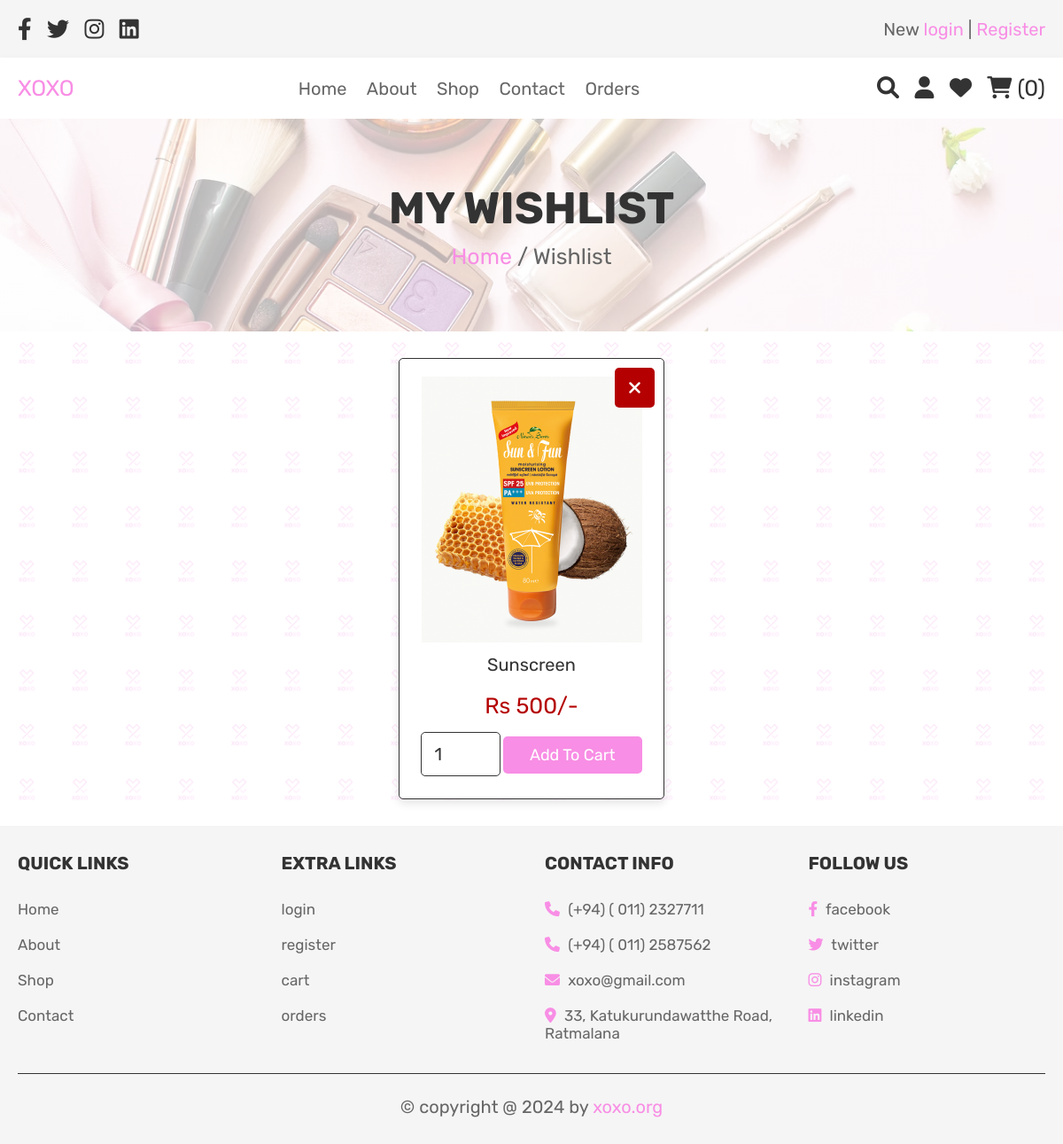
The app's page /wishlist.php (signed in) with its own data.
### tables this page shows
CREATE TABLE `wishlist` (
  `id` int(11) NOT NULL,
  `user_id` int(100) NOT NULL,
  `name` varchar(100) NOT NULL,
  `price` int(100) NOT NULL,
  `quantity` int(100) NOT NULL,
  `image` varchar(100) NOT NULL
);

### wishlist.php (the view, shortened to what this page needs)
<?php
include 'config.php';
$isLoggedIn = isset($_SESSION['user_id']);
$user_id = $isLoggedIn ? $_SESSION['user_id'] : null;
?>
<!DOCTYPE html>
<html lang="en">
<head>
  <link rel="stylesheet" href="https://cdnjs.cloudflare.com/ajax/libs/font-awesome/6.0.0/css/all.min.css">
  <link rel="stylesheet" href="css/user_style.css">
</head>
<body>
  <?php
  if ($isLoggedIn) {
    include 'header.php';
  } else {
    include 'non_user_header.php';
  }
?>
  <div class="heading">
    <h3>My Wishlist</h3>
    <p> <a href="home.php">Home</a> / Wishlist </p>
  </div>
  <section class="shopping-cart">
    <div class="box-container">
      <?php
      $select_wishlist = mysqli_query($conn, "SELECT * FROM wishlist WHERE user_id = '$user_id'") or die('query failed');
      if (mysqli_num_rows($select_wishlist) > 0) {
        while ($fetch_wishlist = mysqli_fetch_assoc($select_wishlist)) {
      ?>
          <div class="box">
            <a href="wishlist.php?delete=<?php echo $fetch_wishlist['id']; ?>" class="fas fa-times" onclick="return confirm('delete this from wishlist?');"></a>
            <img src="uploaded_img/<?php echo $fetch_wishlist['image']; ?>" alt="">
            <div class="name"><?php echo $fetch_wishlist['name']; ?></div>
            <div class="price">Rs <?php echo $fetch_wishlist['price']; ?>/-</div>
            <form action="" method="post">
              <input type="number" min="1" name="wishlist_quantity" value="<?php echo $fetch_wishlist['quantity']; ?>">
              <input type="submit" value="add to cart" name="add_to_cart" class="btn">
            </form>
          </div>
      <?php
        }
      } else {
        echo '<p class="empty">your wishlist is empty</p>';
      }
      ?>
    </div>
  </section>
  <?php include 'footer.php'; ?>
</body>
</html>

### css/user_style.css (style rules this page uses)
:root { --purple:#f88ee5; --red:#b40000; --orange:#424141; --black:#333; --white:#fff; --light-color:#666; --light-white:#ccc; --light-bg:#f5f5f5; --border:.1rem solid var(--black); --box-shadow:0 .5rem 1rem rgba(0,0,0,.1); }
* { font-family: 'Rubik', sans-serif; margin:0; padding:0; box-sizing: border-box; outline: none; border:none; text-decoration: none; transition:all .2s linear; }
body { background: linear-gradient(rgba(255, 255, 255, 0.9), rgba(255, 255, 255, 0.9)),url("../images/XOXO1.png"); background-repeat: space; background-size:5%; }
html { font-size: 62.5%; overflow-x: hidden; }
section { padding:3rem 2rem; }
.btn, .option-btn, .delete-btn, .white-btn { display: inline-block; margin-top: 1rem; padding:1rem 3rem; cursor: pointer; color:var(--white); font-size: 1.8rem; border-radius: .5rem; text-transform: capitalize; }
.white-btn, .btn { background-color: var(--purple); }
.heading { min-height: 30vh; display: flex; flex-flow: column; align-items: center; justify-content: center; gap:1rem; background: linear-gradient(rgba(255, 255, 255, 0.7), rgba(255, 255, 255, 0.7)), url(../images/heading-bg1.avif) no-repeat; background-size: cover; background-position: center; text-align: center; }
.heading h3 { font-size: 5rem; color:var(--black); text-transform: uppercase; }
.heading p { font-size: 2.5rem; color:var(--light-color); }
.heading p a { color:var(--purple); }
.shopping-cart .box-container { max-width: 1200px; margin:0 auto; display: grid; grid-template-columns: repeat(auto-fit, 30rem); align-items: center; gap:1.5rem; justify-content: center; }
.shopping-cart .box-container .box { text-align: center; padding:2rem; border-radius: .5rem; background-color: var(--white); box-shadow: var(--box-shadow); position: relative; border:var(--border); }
.shopping-cart .box-container .box .fa-times { position: absolute; top:1rem; right:1rem; height: 4.5rem; width: 4.5rem; line-height: 4.5rem; font-size: 2rem; background-color: var(--red); color:var(--white); border-radius: .5rem; }
.shopping-cart .box-container .box img { height: 30rem; }
.shopping-cart .box-container .box .name { padding:1rem 0; font-size: 2rem; color:var(--black); }
.shopping-cart .box-container .box .price { padding:1rem 0; font-size: 2.5rem; color:var(--red); }
.shopping-cart .box-container .box input[type="number"] { margin:.5rem 0; border:var(--border); border-radius: .5rem; padding:1.2rem 1.4rem; font-size: 2rem; color:var(--black); width: 9rem; }

### records on screen
wishlist: image (picture), name "Sunscreen", price "500", wishlist_quantity "1"

### other values on screen
$cart_rows_number "0"
